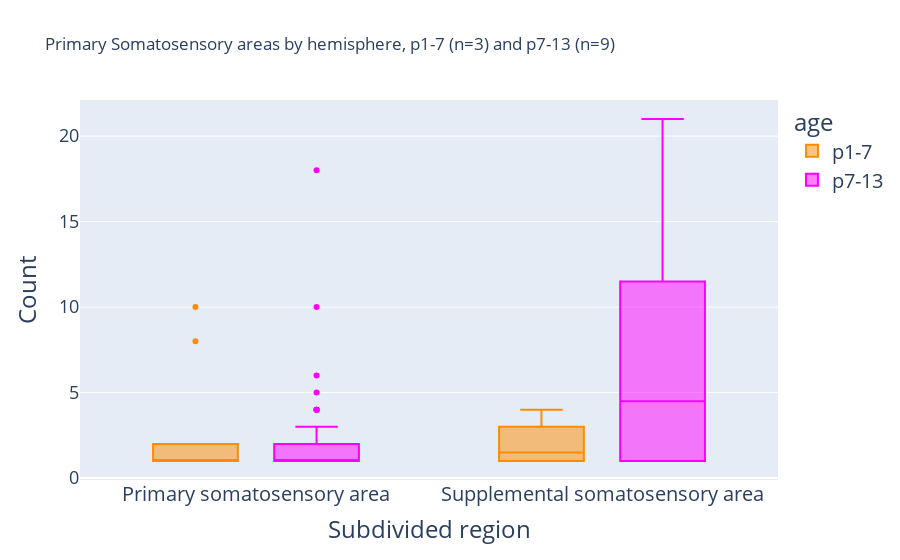

Notebook code for this chart:
### Code cell
plot_count_zoomed_sub(
    Somato_areas,
    "Primary Somatosensory areas by hemisphere, p1-7 (n=3) and p7-13 (n=9)",
)

### Figure 1 — Plotly figure (JSON) as saved in the notebook; plotly's stock layout.template omitted (floating-point values rounded to 4 significant figures)
{"data": [{"alignmentgroup": "True", "hovertemplate": "age=p1-7<br>Subdivided region=%{x}<br>Count=%{y}<extra></extra>", "legendgroup": "p1-7", "marker": {"color": "darkorange"}, "name": "p1-7", "notched": false, "offsetgroup": "p1-7", "orientation": "v", "showlegend": true, "type": "box", "x": ["Primary somatosensory area", "Primary somatosensory area", "Supplemental somatosensory area", "Supplemental somatosensory area", "Primary somatosensory area", "Primary somatosensory area", "Primary somatosensory area", "Primary somatosensory area", "Primary somatosensory area", "Primary somatosensory area", "Supplemental somatosensory area", "Primary somatosensory area", "Primary somatosensory area", "Primary somatosensory area", "Primary somatosensory area", "Primary somatosensory area", "Primary somatosensory area", "Primary somatosensory area", "Primary somatosensory area", "Primary somatosensory area", "Supplemental somatosensory area", "Primary somatosensory area", "Primary somatosensory area", "Primary somatosensory area", "Primary somatosensory area"], "x0": " ", "xaxis": "x", "y": [2, 2, 1, 2, 1, 1, 1, 1, 2, 1, 1, 2, 1, 2, 1, 8, 1, 10, 1, 1, 4, 1, 1, 1, 1], "y0": " ", "yaxis": "y"}, {"alignmentgroup": "True", "hovertemplate": "age=p7-13<br>Subdivided region=%{x}<br>Count=%{y}<extra></extra>", "legendgroup": "p7-13", "marker": {"color": "magenta"}, "name": "p7-13", "notched": false, "offsetgroup": "p7-13", "orientation": "v", "showlegend": true, "type": "box", "x": ["Primary somatosensory area", "Primary somatosensory area", "Primary somatosensory area", "Primary somatosensory area", "Primary somatosensory area", "Primary somatosensory area", "Primary somatosensory area", "Primary somatosensory area", "Primary somatosensory area", "Primary somatosensory area", "Primary somatosensory area", "Primary somatosensory area", "Primary somatosensory area", "Primary somatosensory area", "Primary somatosensory area", "Primary somatosensory area", "Primary somatosensory area", "Primary somatosensory area", "Supplemental somatosensory area", "Primary somatosensory area", "Primary somatosensory area", "Primary somatosensory area", "Supplemental somatosensory area", "Primary somatosensory area", "Supplemental somatosensory area", "Primary somatosensory area", "Primary somatosensory area", "Primary somatosensory area", "Primary somatosensory area", "Primary somatosensory area", "Primary somatosensory area", "Primary somatosensory area", "Primary somatosensory area", "Primary somatosensory area", "Primary somatosensory area", "Primary somatosensory area", "Primary somatosensory area", "Primary somatosensory area", "Primary somatosensory area", "Primary somatosensory area", "Primary somatosensory area", "Primary somatosensory area", "Primary somatosensory area", "Supplemental somatosensory area", "Supplemental somatosensory area", "Primary somatosensory area", "Primary somatosensory area", "Supplemental somatosensory area", "Primary somatosensory area", "Primary somatosensory area", "Primary somatosensory area", "Supplemental somatosensory area", "Primary somatosensory area", "Primary somatosensory area", "Primary somatosensory area", "Supplemental somatosensory area", "Primary somatosensory area"], "x0": " ", "xaxis": "x", "y": [1, 1, 4, 1, 1, 1, 1, 2, 1, 1, 1, 1, 1, 1, 2, 1, 5, 4, 1, 1, 1, 1, 7, 1, 2, 1, 1, 10, 6, 3, 18, 1, 4, 2, 1, 1, 2, 1, 1, 4, 1, 1, 1, 10, 1, 1, 3, 13, 2, 2, 2, 21, 1, 1, 1, 1, 2], "y0": " ", "yaxis": "y"}], "layout": {"boxmode": "group", "legend": {"font": {"size": 20}, "title": {"text": "age"}, "tracegroupgap": 0}, "title": {"text": "Primary Somatosensory areas by hemisphere, p1-7 (n=3) and p7-13 (n=9)"}, "xaxis": {"anchor": "y", "domain": [0, 1], "tickfont": {"size": 20}, "title": {"font": {"size": 24}, "text": "Subdivided region"}}, "yaxis": {"anchor": "x", "domain": [0, 1], "tickfont": {"size": 18}, "title": {"font": {"size": 24}, "text": "Count"}}}}
